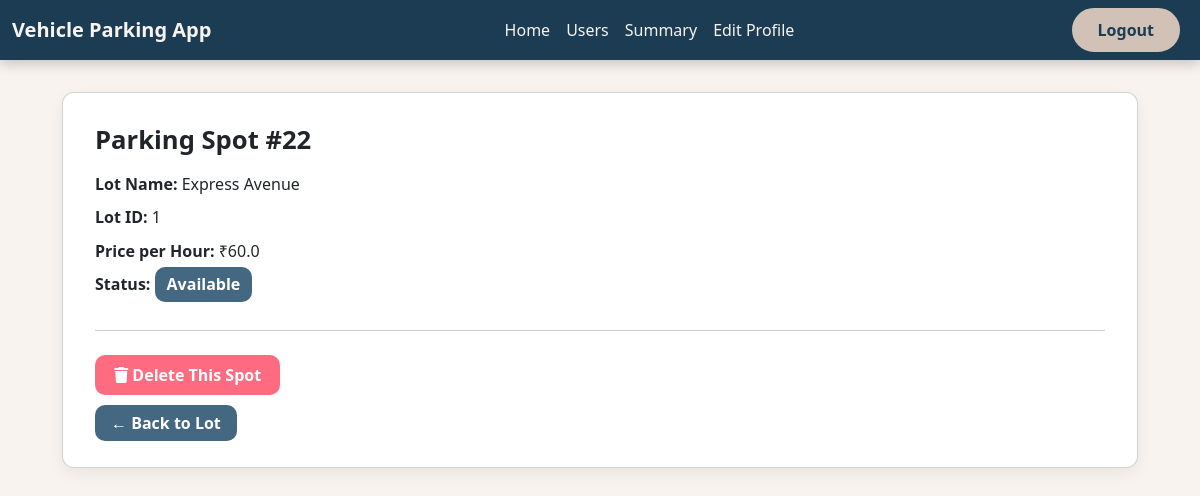
Screenshot of /admin_dashboard/parking_spot/22 (signed in) with the database file from the repository.
### models.py (models this page shows)
class Parking_Spot(db.Model):
    __tablename__ = 'parking_spot'
    id = db.Column(db.Integer, primary_key=True)
    lot_id = db.Column(db.Integer, db.ForeignKey('parking_lot.id'), nullable=False)
    status = db.Column(db.String(1), default='A', nullable=False)
    reservations = db.relationship('Reservation', backref='parking_spot', lazy=True)

class Parking_Lot(db.Model):
    __tablename__ = 'parking_lot'
    id = db.Column(db.Integer, primary_key=True)
    prime_location_name = db.Column(db.String(128), nullable=False)
    address = db.Column(db.String(128), nullable=False)
    pin_code = db.Column(db.String(6), nullable=False)
    price_per_hour = db.Column(db.Float, nullable=False)
    maximum_spots = db.Column(db.Integer, nullable=False)
    parking_spots = db.relationship('Parking_Spot', backref='parking_lot', lazy=True)

### routes.py (the view)
@app.route('/admin_dashboard/parking_spot/<int:spot_id>')
@admin_required
def parking_spot(spot_id):
    spot = Parking_Spot.query.get(spot_id)
    if not spot:
        flash("Parking spot not found", "danger")
        return redirect(url_for('admin_dashboard', user_id=session['user_id']))
    return render_template('parking_spot.html', spot=spot)

### routes.py (called while the page is built)
def admin_required(func):
    @wraps(func)
    def inner(*args, **kwargs):
        if 'user_id' not in session:
            flash('You need to log in first', 'danger')
            return redirect(url_for('admin_login'))
        user = User.query.get(session['user_id'])
        if not user.is_admin:
            flash('You do not have permission to access this page', 'danger')
            return redirect(url_for('admin_login'))
        return func(*args, **kwargs)
    return inner

### templates/parking_spot.html (shortened to what this page needs)
{% extends 'layout.html' %}
{% block navbar %}
    {% include 'admin_navbar.html' %}
{% endblock navbar %}
{% block content %}
<div class="container spot-detail-container">
    <div class="card">
        <h2>Parking Spot #{{ spot.id }}</h2>
        <p><strong>Lot Name:</strong> {{ spot.parking_lot.prime_location_name }}</p>
        <p><strong>Lot ID:</strong> {{ spot.lot_id }}</p>
        <p><strong>Price per Hour:</strong> ₹{{ spot.parking_lot.price_per_hour }}</p>
        <p><strong>Status:</strong>
            {% if spot.status == 'A' %}
                <span class="badge-available">Available</span>
            {% else %}
                <span class="badge-reserved">Reserved</span>
            {% endif %}
        </p>
        <hr>
        <form method="POST" action="{{ url_for('delete_parking_spot', spot_id=spot.id) }}" onsubmit="return confirm('Are you sure you want to delete this spot? This cannot be undone.')">
            <button type="submit" class="btn-delete">
                <i class="fa-solid fa-trash"></i> Delete This Spot
            </button>
        </form>
        <div class="mt-3">
            <a href="{{ url_for('view_parking_spots', lot_id=spot.lot_id) }}" class="btn-back">← Back to Lot</a>
        </div>
    </div>
</div>
{% endblock content %}

### templates/parking_spot.html (style rules this page uses)
body { background-color: #F9F3EF; font-family: 'Segoe UI', Tahoma, Geneva, Verdana, sans-serif; color: #1B3C53; }
.spot-detail-container { padding: 2rem; }
.card { background-color: #fff; border-radius: 12px; box-shadow: 0 6px 16px rgba(0, 0, 0, 0.06); padding: 2rem; }
h2 { font-size: 1.6rem; font-weight: bold; margin-bottom: 1rem; }
.badge-available { background-color: #456882; color: #fff; padding: 0.4em 0.75em; border-radius: 10px; font-weight: 600; }
.btn-delete { background-color: #FF6B81; color: white; border: none; border-radius: 10px; padding: 0.5rem 1.2rem; font-weight: 600; }
.btn-back { background-color: #456882; color: #fff; border-radius: 10px; padding: 0.45rem 1rem; font-weight: 600; text-decoration: none; }
hr { border-top: 1px solid #1B3C53; margin: 1.5rem 0; }
p { margin-bottom: 0.6rem; }

### rows the page displays
Parking_Spot: id "22", lot_id "1"
Parking_Lot: parking_lot.prime_location_name "Express Avenue", parking_lot.price_per_hour "60.0"
